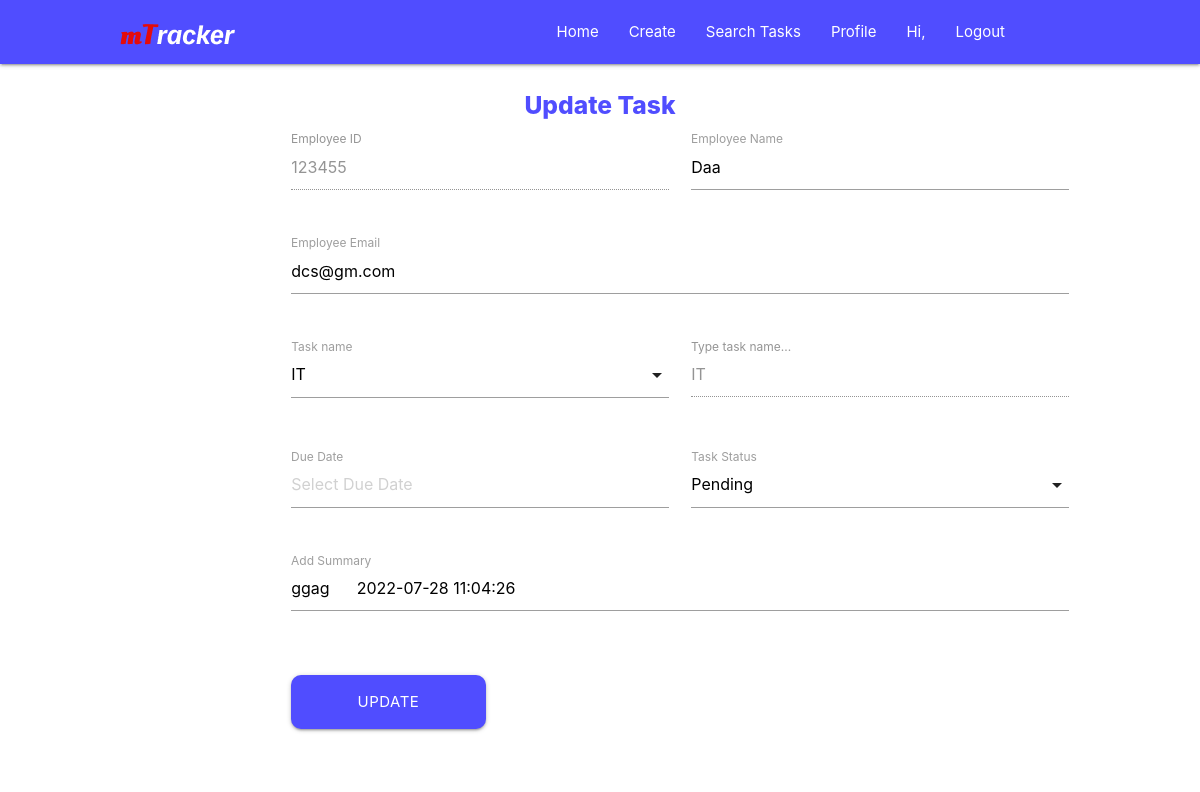
Screenshot of /search/updatetask/12 (signed in) with the database file from the repository.
### taskData/models.py (models this page shows)
class TaskData(models.Model):
    empid = models.TextField(max_length=20)
    empname = models.TextField(max_length=50)
    empemail = models.TextField(max_length=50)
    taskname = models.TextField(max_length=100)
    duedate = models.TextField(max_length=20)
    taskstatus = models.TextField(max_length=15)
    tasksummary = models.TextField(max_length=500)
    createdon = models.DateField()

### mtracker/views.py (the view, shortened to what this page needs)
# urls.py: path('search/updatetask/<int:id>', views.updateTask, name='updatetask'),
@login_required(login_url="/login")
def updateTask(request, id):
    getData = models.TaskData.objects.get(pk=id)
    return render(request, "updatetask.html", {'getData':getData})

### templates/updatetask.html (shortened to what this page needs)
{% extends "base.html" %}
{% block body %}
    <div class="update-task-container">
        <div class="row">
            <center>
                <h5 class="update-task-title">Update Task</h5>
            </center>
            <form class="col l12 s12 offset-m0 offset-l2" method="post">
                <div class="row">
                    <div class="input-field col l4 s12">
                        <input disabled placeholder="Type employee id..." id="emp-id" type="text" class="validate" name="emp-id"
                            value={{getData.empid}}>
                        <label for="emp-id">Employee ID</label>
                    </div>
                    <div class="input-field col l4 s12">
                        <input placeholder="Type employee name..." id="emp-name" type="text" class="validate" name="emp-name"
                            value={{getData.empname}}>
                        <label for="emp-name">Employee Name</label>
                    </div>
                </div>
                <div class="row">
                    <div class="input-field col l8 s12">
                        <input placeholder="Type employee email..." id="emp-email" type="text" class="validate" name="emp-email"
                    value={{getData.empemail}}>
                        <label for="emp-email">Employee Email</label>
                    </div>
                </div>
                <div class="row">
                    <div class="input-field col l3 s12">
                        <label>Task name</label>
                    </div>
                    <div class="input-field col l5 s12">
                        <textarea disabled id="task-name-manual" class="materialize-textarea">{{getData.taskname}}</textarea>
                        <label for="task-name-manual">Type task name...</label>
                    </div>
                </div>
                <div class="row">
                    <div class="input-field col l4 s12">
                        <label>Due Date</label>
                        <input placeholder="Select Due Date" type="text" class="datepicker" name="due-date" value={{getdata.duedate}}>
                    </div>
                    <div class="input-field col l4 s12">
                        <label>Task Status</label>
                    </div>
                </div>
                <div class="row all-summary">
                    <div class="input-field col l4 s12">
                        <textarea placeholder="Add new updates here..." id="input-summary"
                            class="materialize-textarea" name="task-summary">{{getData.tasksummary}}</textarea>
                        <label for="input-summary">Add Summary</label>
                    </div>
                </div>
                <div class="row">
                    <div class="input-field col s12">
                        <button type='submit' name='btn_update' id="task-update-btn"
                            class='col l3 m6 s12 btn btn-large waves-effect'>Update</button>
                    </div>
            </form>
        </div>
    </div>
{% endblock %}

### static/css/create-task_style.css (style rules this page uses)
body { overflow-x: hidden; }
.validate { padding: 2px 5px 2px 10px; font-size: 13px; }

### static/css/hr-profile_style.css (style rules this page uses)
body { overflow-x: hidden; }

### static/css/update-task_style.css (style rules this page uses)
body { overflow-x: hidden; }
.update-task-container { padding: 1% 10% 0% 10%; }
#task-update-btn { background: #504DFF; border-radius: 10px; }
.update-task-title { font-weight: 800; color: #504DFF; }

### static/css/search-display-task_style.css (style rules this page uses)
.input-field { margin-left: 0; }
.btn { border-radius: 10px; }

### rows the page displays
TaskData: emp-id "123455", emp-name "Daa", emp-email "dcs@gm.com", taskname "IT", task-summary "ggag 2022-07-28 11:04:26"
